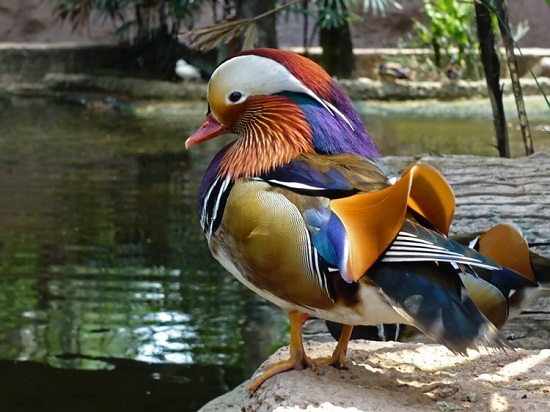
#> input picture A7/Q5/bird.png, 550 x 412 px
$ python Q5.py
#> lines starting #> are read from the running program, lines starting #| are printed output that depends on the picture
from skimage import io
import numpy as np
from numpy import linalg as LA
from sklearn.cluster import KMeans
import matplotlib.image as mpimg
import matplotlib.pyplot as plt


def displayImage(image):
    plt.imshow(image)
    plt.show()

#  read and show original image
image = io.imread('bird.png')
#> image is the input picture: shape (412, 550, 3); mean R, G, B 93.7, 89.7, 73.4
io.imshow(image)
io.show()

rows, cols = image.shape[0],image.shape[1]
#> rows = 412; cols = 550
image = image.reshape(rows*cols,3)
# do kmeans (think of order=20 clusters or so!)


clustering = KMeans(n_clusters=3, random_state=0).fit(image)

data = {0:[],1:[],2:[]}

for i in range(image.shape[0]):
    data[clustering.labels_[i]].append(image[i])

mean = []
for i in range(len(data)):
    mean.append(np.mean(data[i], axis = 0))
compress_image = []
for i in range(image.shape[0]):
    compress_image.append(mean[clustering.labels_[i]])
#> after the loop, compress_image = 226600 items

compress_image=np.reshape(compress_image,(rows, cols,3))
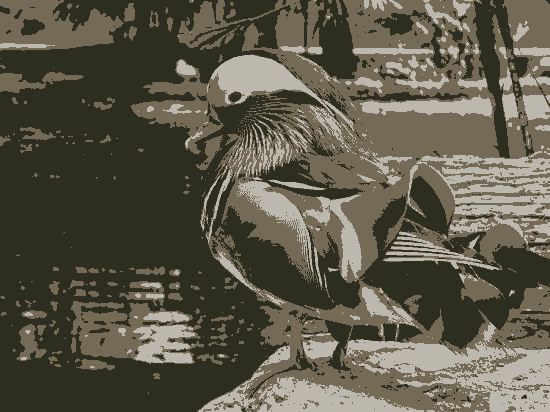
#> compress_image: shape (412, 550, 3) float64; mean of channels 0, 1, 2 93.7, 89.7, 73.4; drawn as R, G, B

compress_image = compress_image.astype(int)
#imgplot = plt.imshow(compress_image)
io.imshow(compress_image)
io.show()

# get your clusters and labels
# find clusters and labels
#labels = labels.reshape(rows,cols);
#
#
#
## show decompressed image
#image = np.zeros((rows,cols,3),dtype=np.uint8 )
#for i in range(rows):
#    for j in range(cols):
#            image[i,j,:] = clusters[labels[i,j],:]
#io.imsave('compressed_image.png',image);
#io.imshow(image)
#io.show()
